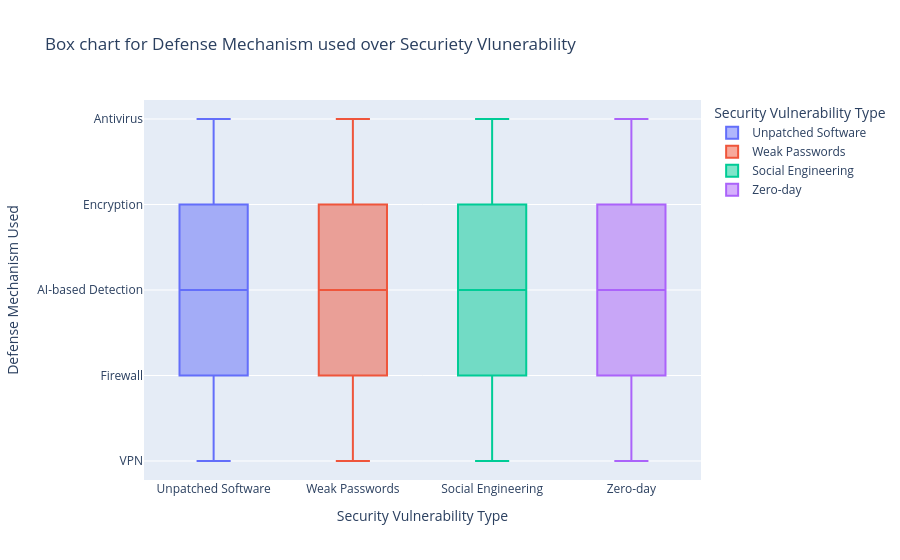

The notebook cell saved with this chart:
### Markdown cell above
### Box chart

### Code cell
fix=px.box(df,y="Defense Mechanism Used",x="Security Vulnerability Type",color="Security Vulnerability Type",title="Box chart for Defense Mechanism used over Securiety Vlunerability")
fix.show()

### Figure 1 — Plotly figure (JSON) as saved in the notebook; plotly's stock layout.template omitted (floating-point values rounded to 4 significant figures; data arrays with more than 128 entries replaced by an {"elided": "..."} marker saying what was removed)
{"data": [{"alignmentgroup": "True", "hovertemplate": "Security Vulnerability Type=%{x}<br>Defense Mechanism Used=%{y}<extra></extra>", "legendgroup": "Unpatched Software", "marker": {"color": "#636efa"}, "name": "Unpatched Software", "notched": false, "offsetgroup": "Unpatched Software", "orientation": "v", "showlegend": true, "type": "box", "x": {"elided": "738 str values"}, "x0": " ", "xaxis": "x", "y": {"elided": "738 str values"}, "y0": " ", "yaxis": "y"}, {"alignmentgroup": "True", "hovertemplate": "Security Vulnerability Type=%{x}<br>Defense Mechanism Used=%{y}<extra></extra>", "legendgroup": "Weak Passwords", "marker": {"color": "#EF553B"}, "name": "Weak Passwords", "notched": false, "offsetgroup": "Weak Passwords", "orientation": "v", "showlegend": true, "type": "box", "x": {"elided": "730 str values"}, "x0": " ", "xaxis": "x", "y": {"elided": "730 str values"}, "y0": " ", "yaxis": "y"}, {"alignmentgroup": "True", "hovertemplate": "Security Vulnerability Type=%{x}<br>Defense Mechanism Used=%{y}<extra></extra>", "legendgroup": "Social Engineering", "marker": {"color": "#00cc96"}, "name": "Social Engineering", "notched": false, "offsetgroup": "Social Engineering", "orientation": "v", "showlegend": true, "type": "box", "x": {"elided": "747 str values"}, "x0": " ", "xaxis": "x", "y": {"elided": "747 str values"}, "y0": " ", "yaxis": "y"}, {"alignmentgroup": "True", "hovertemplate": "Security Vulnerability Type=%{x}<br>Defense Mechanism Used=%{y}<extra></extra>", "legendgroup": "Zero-day", "marker": {"color": "#ab63fa"}, "name": "Zero-day", "notched": false, "offsetgroup": "Zero-day", "orientation": "v", "showlegend": true, "type": "box", "x": {"elided": "785 str values"}, "x0": " ", "xaxis": "x", "y": {"elided": "785 str values"}, "y0": " ", "yaxis": "y"}], "layout": {"boxmode": "overlay", "legend": {"title": {"text": "Security Vulnerability Type"}, "tracegroupgap": 0}, "title": {"text": "Box chart for Defense Mechanism used over Securiety Vlunerability"}, "xaxis": {"anchor": "y", "categoryarray": ["Unpatched Software", "Weak Passwords", "Social Engineering", "Zero-day"], "categoryorder": "array", "domain": [0, 1], "title": {"text": "Security Vulnerability Type"}}, "yaxis": {"anchor": "x", "domain": [0, 1], "title": {"text": "Defense Mechanism Used"}}}}
